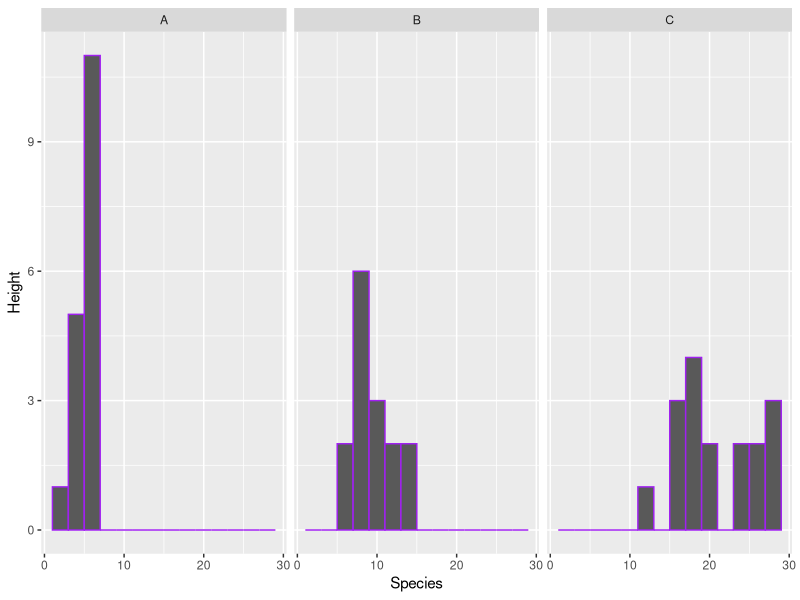
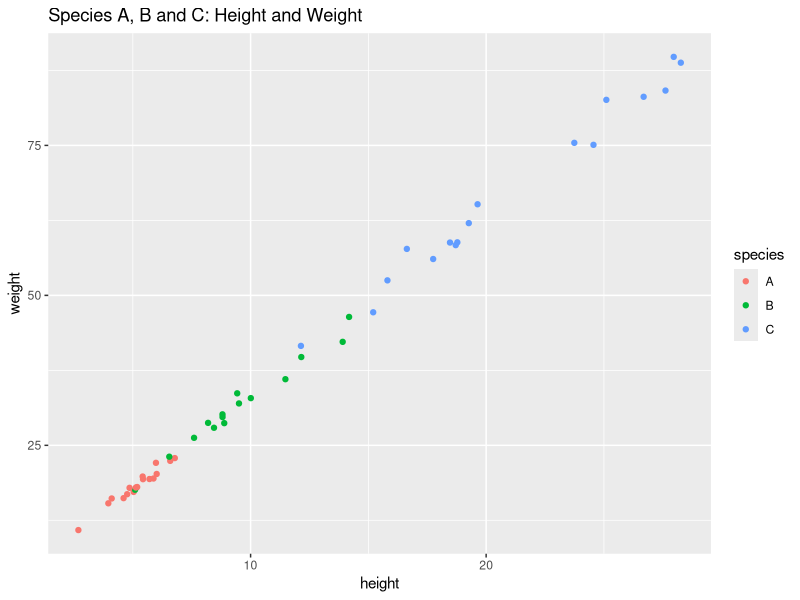
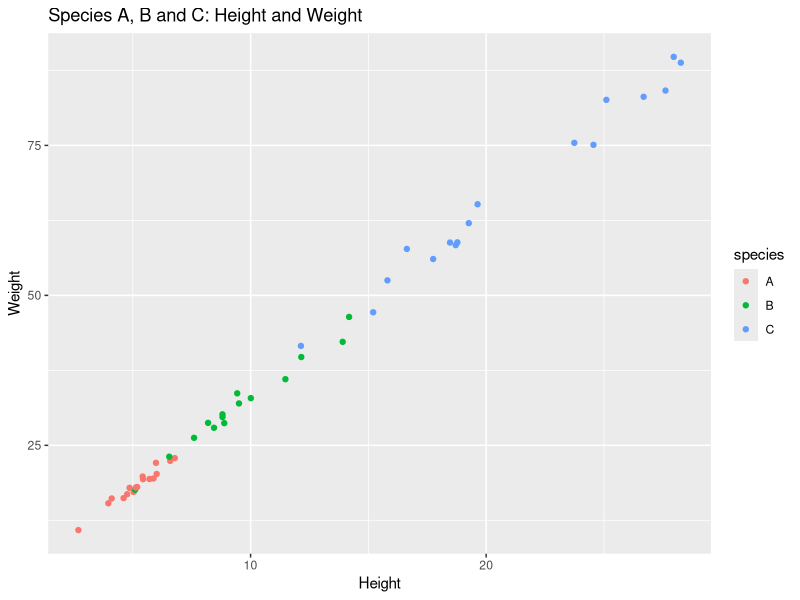

The R script that drew these images, in order:
#Lab Practical practice

#project title: LabPracticalpractice2019

#to claim repo: https://github.com/SShigematsu4/LabPracticalpractice2019

#data saved as: sample-data.csv

library(tidyverse)


#all data (excluding NAs)
sampledata <- read_csv("sample-data.csv") %>%
  filter(complete.cases(.))

sampledata

#6 tibble - species A & B + height (excluding NAs)

data1 <- sampledata %>%
  select(species, height) %>%
  filter(species != "C")

print(data1)

#tibble w/ mean & SE for species A & B
data1 %>%
  group_by(species) %>%
  summarize(mean = mean(height, na.rm = TRUE),
            se = sd(height, na.rm = TRUE)/sqrt(32))

#(for 7) tibble w/ all species + height (excluding NAs)
data2 <- sampledata %>%
  select(species, height)
  
print(data2)

#7 histogram of heights w/ facets for species x3
data2 %>%
  group_by(species) %>%
  ggplot(aes(height)) +
  geom_histogram(binwidth = 2, color="purple") +
  facet_grid(~ species) +
  labs(x = "Species", y = "Height")

#(for 8) tibble w/ all species + height & weight (excluding NAs)
data3 <- sampledata %>%
  select(species, height, weight)

print(data3)

#8 scatterplot of heights & weights  
  
#(for 8) tibble w/ all species + height & weight
Tdata3 <- data3 %>%
  group_by(species) %>%
  ggplot(aes(height)) +
  geom_point(na.rm = TRUE, aes(height, weight, colour = species))

print(Tdata3 + ggtitle("Species A, B and C: Height and Weight")) +
  labs(y="Weight", x = "Height")
  
